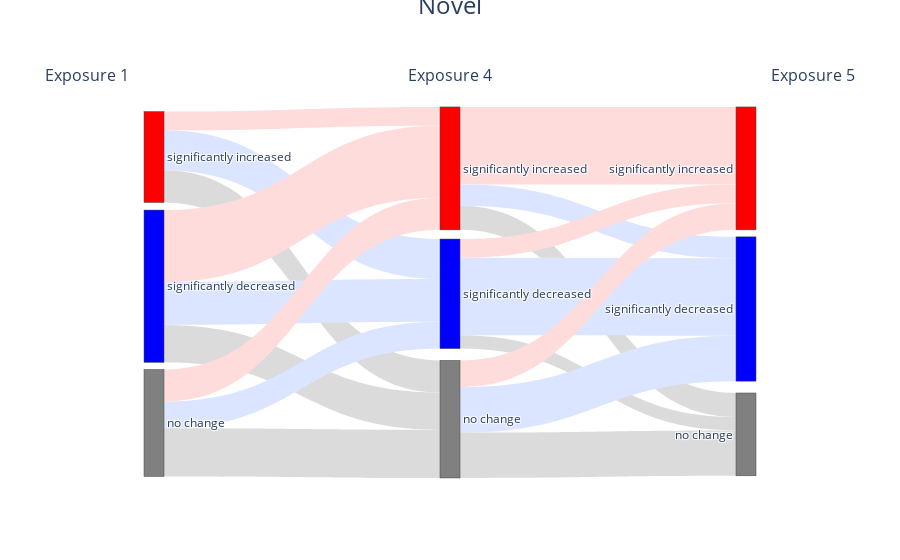

Notebook source saved alongside this figure:
### Code cell
names = ["significantly increased", "significantly decreased", "no change",           # First stage
                "significantly increased", "significantly decreased", "no change",  
                " significantly increased", " significantly decreased", " no change"]
targets = ["significantly increased", "significantly decreased", "no change",           # First stage
                "significantly increased", "significantly decreased", "no change",  
                " significantly increased", " significantly decreased", " no change",
                "significantly increased", "significantly decreased", "no change",           # First stage
                "significantly increased", "significantly decreased", "no change",  
                " significantly increased", " significantly decreased", " no change"]
color_dict = {'increased':'red','decreased':'blue','change':'grey'}
color_dict_links = {"increased":"#FFDCDC", 'decreased': "#DCE5FF", 'change':  "#DBDBDB"}
fig = go.Figure(data=[go.Sankey(
    node = dict(
        label = names,             # Third stage
        pad = 15,
        thickness = 20,
        color = [color_dict[x.split(' ')[-1]] for x in names],
         y = [0.15, 0.49, 0.85,     # First stage (A_1, B_1, C_1)
            0.18, 0.51, 0.84,     # Second stage (A_2, B_2, C_2) 
            0.18, 0.55, 0.88],    # Third stage (A_3, B_3, C_3)
       # x positions to space out stages
        x = [0.1, 0.1, 0.1,       # First stage
            0.5, 0.5, 0.5,       # Second stage
            0.9, 0.9, 0.9] 
    ),
    link = dict(
        # First stage to second stage
        source = [0, 0, 0,          # Math101 to Pass/Fail
                 1, 1, 1,
                 2, 2, 2,
                 3, 3, 3, 
                 4, 4, 4, 
                 5, 5, 5],          # Physics101 to Pass/Fail
        target = [3, 4, 5,          # to Pass Math/Fail Math
                 3, 4, 5,
                 3, 4, 5,
                 6, 7, 8,
                 6, 7, 8,
                 6, 7, 8],          # to Pass Physics/Fail Physics
        value = values,  
        color = [color_dict_links[x.split(' ')[-1]] for x in targets],
         
      
               # 70 pass physics, 30 fail
    )
)])
fig.update_layout(
    annotations=[
        # First group title
        dict(
            x=-0.05,  # x position (0 to 1)
            y=1.1,  # y position above the plot
            xref="paper",
            yref="paper",
            text="Exposure 1",
            showarrow=False,
            font=dict(size=16)
        ),
        # Second group title
        dict(
            x=0.5,
            y=1.1,
            xref="paper",
            yref="paper",
            text="Exposure 4",
            showarrow=False,
            font=dict(size=16)
        ),
        # Third group title
        dict(
            x=1.05,
            y=1.1,
            xref="paper",
            yref="paper",
            text="Exposure 5",
            showarrow=False,
            font=dict(size=16)
        ),
        dict(
            x=.5,
            y=1.3,
            xref="paper",
            yref="paper",
            text="Novel",
            showarrow=False,
            font=dict(size=24)
        )
    ],
    # Add more top margin to make room for labels
    margin=dict(t=100)
)

fig.show()

### Figure 1 — Plotly figure (JSON) as saved in the notebook; plotly's stock layout.template omitted (floating-point values rounded to 4 significant figures)
{"data": [{"link": {"color": ["#FFDCDC", "#DCE5FF", "#DBDBDB", "#FFDCDC", "#DCE5FF", "#DBDBDB", "#FFDCDC", "#DCE5FF", "#DBDBDB", "#FFDCDC", "#DCE5FF", "#DBDBDB", "#FFDCDC", "#DCE5FF", "#DBDBDB", "#FFDCDC", "#DCE5FF", "#DBDBDB"], "source": [0, 0, 0, 1, 1, 1, 2, 2, 2, 3, 3, 3, 4, 4, 4, 5, 5, 5], "target": [3, 4, 5, 3, 4, 5, 3, 4, 5, 6, 7, 8, 6, 7, 8, 6, 7, 8], "value": [7, 15, 12, 27, 16, 14, 12, 10, 18, 29, 8, 9, 7, 29, 5, 10, 17, 17]}, "node": {"color": ["red", "blue", "grey", "red", "blue", "grey", "red", "blue", "grey"], "label": ["significantly increased", "significantly decreased", "no change", "significantly increased", "significantly decreased", "no change", " significantly increased", " significantly decreased", " no change"], "pad": 15, "thickness": 20, "x": [0.1, 0.1, 0.1, 0.5, 0.5, 0.5, 0.9, 0.9, 0.9], "y": [0.15, 0.49, 0.85, 0.18, 0.51, 0.84, 0.18, 0.55, 0.88]}, "type": "sankey"}], "layout": {"annotations": [{"font": {"size": 16}, "showarrow": false, "text": "Exposure 1", "x": -0.05, "xref": "paper", "y": 1.1, "yref": "paper"}, {"font": {"size": 16}, "showarrow": false, "text": "Exposure 4", "x": 0.5, "xref": "paper", "y": 1.1, "yref": "paper"}, {"font": {"size": 16}, "showarrow": false, "text": "Exposure 5", "x": 1.05, "xref": "paper", "y": 1.1, "yref": "paper"}, {"font": {"size": 24}, "showarrow": false, "text": "Novel", "x": 0.5, "xref": "paper", "y": 1.3, "yref": "paper"}], "margin": {"t": 100}}}
